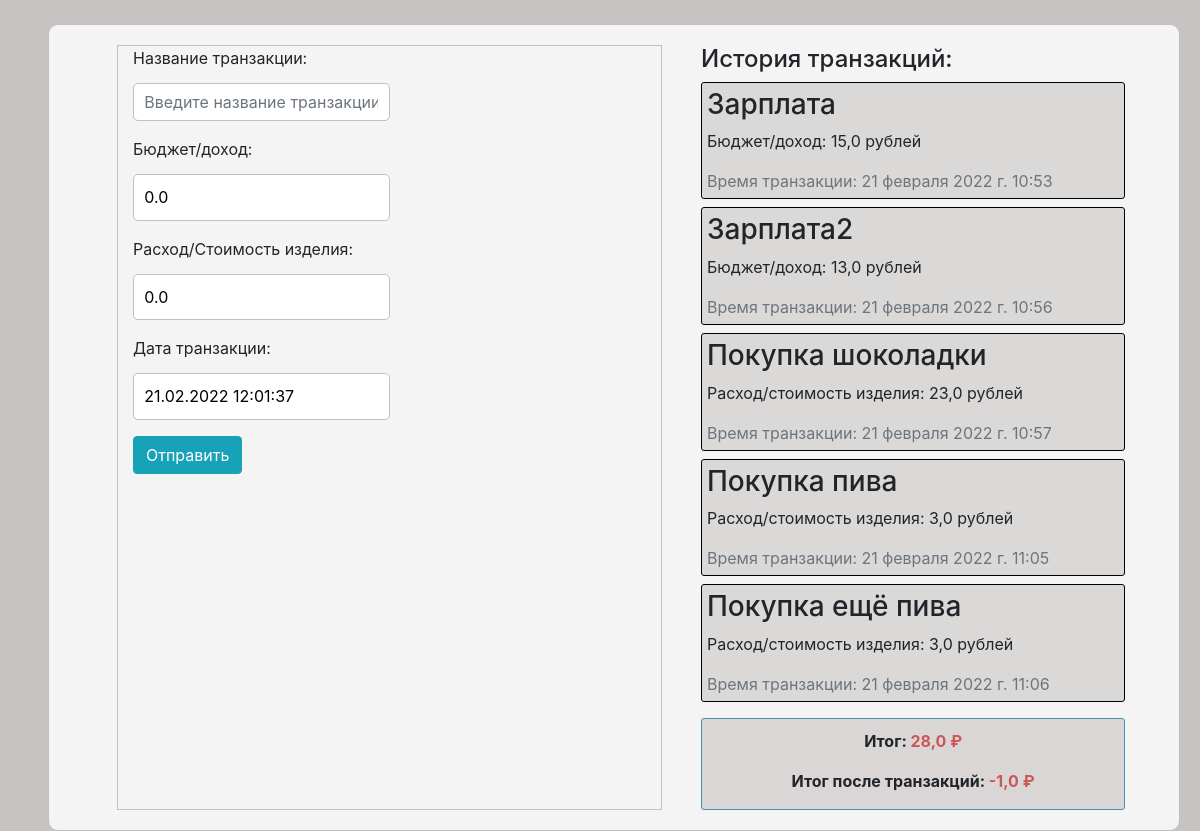
The page / on the database its author committed.
### mycontrol/models.py (models this page shows, shortened)
class Budget(models.Model):
    title = models.CharField('Название транзакции', max_length=100, unique=True)
    value = models.FloatField('Бюджет', blank=True, default=0.0)
    consumption = models.FloatField('Расход', blank=True, default=0.0)
    pub_date = models.DateTimeField('Дата транзакции', default=timezone.now)
    class Meta:
        verbose_name = 'Бюджет'
        verbose_name_plural = 'Бюджеты'

### mycontrol/views.py (the view)
# urls.py: path('', views.home, name='home'),
def home(request):
    if request.method == 'POST':
        sendForm = BudgetForm(request.POST)
        if sendForm.is_valid():
            sendForm.save()
            return redirect('home')
    else:
        sendForm = BudgetForm()
    main_res = Budget.objects.all().aggregate(Sum('value'))
    print(main_res)
    revenue = Budget.objects.all().aggregate(Sum('consumption'))
    print(revenue)
    consum = main_res['value__sum'] - revenue['consumption__sum']
    print(consum)
    data = {
        'main_res': main_res['value__sum'],
        'consum': consum,
        'history': Budget.objects.all(),
        'sendForm': sendForm
    }
    return render(request, 'mycontrol/home.html', data)

### mycontrol/forms.py
class BudgetForm(forms.ModelForm):
    def __init__(self, *args, **kwargs):
        super(BudgetForm, self).__init__(*args, **kwargs)
        self.fields['title'].label = 'Название транзакции'
        self.fields['value'].label = 'Бюджет/доход'
        self.fields['consumption'].label = 'Расход/Стоимость изделия'
        self.fields['pub_date'].label = 'Дата транзакции'
    title = forms.CharField(
        widget=forms.TextInput(attrs={'class': 'form-control', 'placeholder': 'Введите название транзакции'})
    )
    class Meta:
        model = Budget
        fields = [
            'title',
            'value',
            'consumption',
            'pub_date'
        ]

### mycontrol/templates/mycontrol/home.html (shortened to what this page needs)
{% load static %}
<!DOCTYPE html>
<html lang="en">
<head>
    <link rel="stylesheet" href="https://cdn.jsdelivr.net/npm/bootstrap@5.1.3/dist/css/bootstrap.min.css">
    <link rel="stylesheet" href="https://stackpath.bootstrapcdn.com/bootstrap/4.5.0/css/bootstrap.min.css">
    <link rel="stylesheet" href="{% static 'mycontrol/main.css' %}">
</head>
<body>
    <form method="post" class="form-register auth ml-5 mt-4 ">
        <div class="container ml-5">
            <div class="row">
                <div class="col-md-6">
                    {{ sendForm.as_p }}
                    <button class="btn btn-info mb-2" type="submit"> Отправить </button>
                </div>
                <aside class="col-md-5 ml-4">
                    <h4> История транзакций: </h4>
                    {% for post in history %}
                    <div class="blockside mt-2">
                        {% if post.consumption %}
                            <h3>{{post.title}}</h3>
                            <p> Расход/стоимость изделия: {{post.consumption}} рублей</p>
                            <span class="text-muted">Время транзакции: {{post.pub_date}} </span>
                        {% elif post.value %}
                            <h3>{{post.title}}</h3>
                            <p> Бюджет/доход: {{post.value}} рублей</p>
                            <span class="text-muted">Время транзакции: {{post.pub_date}} </span>
                        {% endif %}
                    </div>
                    {% endfor%}
                    <div class="final mt-3">
                        <p>Итог: <span class="style"> {{ main_res }} ₽ </span></p>
                        <p>Итог после транзакций: <span class="style"> {{consum}} ₽ </span></p>
                    </div>
                </aside>
            </div>
          </div>
    </form>
</body>
</html>

### mycontrol/static/mycontrol/main.css (style rules this page uses)
body { background: rgb(199, 195, 195); }
.form-register { padding: 20px; background: rgb(245, 244, 244); border: 1px solid silver; margin-top: 20px; margin-right: 20px; border-radius: 10px; }
.form-register.auth input, .form-register.auth textarea { display: block; width: 50%; margin-top: 5px; border: 1px solid silver; border-radius: 5px; padding: 2%; }
.blockside { border: 1px solid black; border-radius: 3px; background-color: #dbd8d8; padding: 5px; }
.col-md-6 { border: 1px solid silver; }
.final { border: 1px solid rgb(63, 149, 175); border-radius: 3px; background-color: #dad6d6; font-weight: bold; padding-top: 10px; text-align: center; }
.style { font-size: 16px; color: #ca5858; }

### rows shown on the page
Budget: title "Зарплата", value "15,0", pub_date "21 февраля 2022 г. 10:53"
Budget: title "Зарплата2", value "13,0", pub_date "21 февраля 2022 г. 10:56"
Budget: title "Покупка шоколадки", consumption "23,0", pub_date "21 февраля 2022 г. 10:57"
Budget: title "Покупка пива", consumption "3,0", pub_date "21 февраля 2022 г. 11:05"
Budget: title "Покупка ещё пива", consumption "3,0", pub_date "21 февраля 2022 г. 11:06"

### other values the page prints
{{ main_res }} "28,0"
{{ consum }} "-1,0"
